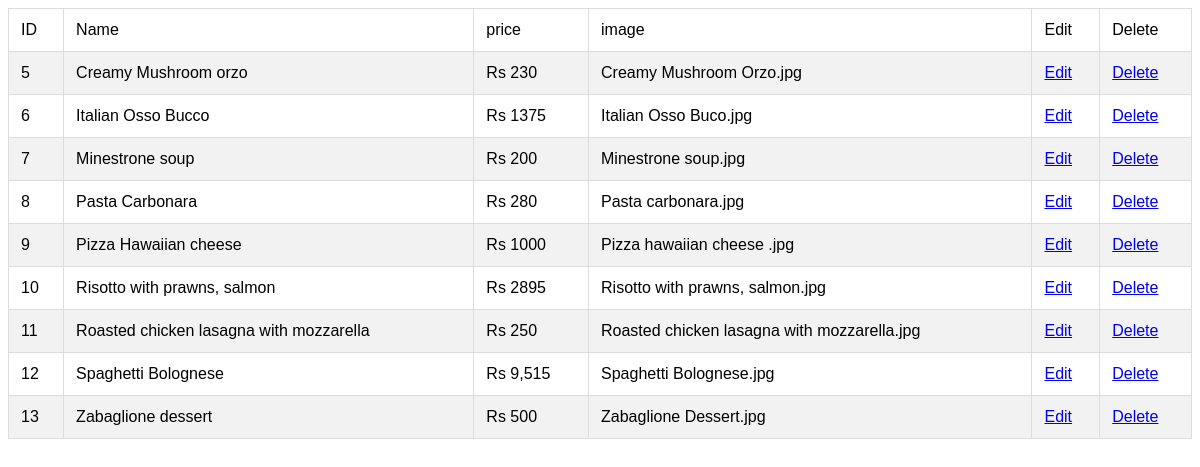
/edit_italian.php, run on the app's committed database.
### tables this page shows
CREATE TABLE `italian_food` (
  `id` int(20) NOT NULL,
  `name` varchar(50) NOT NULL,
  `price` varchar(50) NOT NULL,
  `image` varchar(200) NOT NULL
);

### edit_italian.php (the view, shortened to what this page needs)
 <!DOCTYPE html>
<html>
<head>
</head>
<body>
	<table border="1">
		<tr><td>ID</td><td>Name</td><td>price</td><td>image</td><td>Edit</td><td> Delete</td></tr>
<?php
include ("db_conection.php");
$slelect_query = "SELECT * FROM italian_food";
$result = $conn->query($slelect_query);
if ($result->num_rows > 0) {
  while($row = $result->fetch_assoc()) {
  	echo "<tr><td>".$row["id"]."</td><td>".$row["name"]."</td><td>".$row["price"]."
    </td><td>".$row["image"]."</td><td><a href='adit_italian.php?id=".$row["id"]."'>
    Edit</a></td><td><a href='del_italian.php?id=".$row["id"]. "'>Delete</a></td></tr>";
  }
} else {
  echo "0 results";
}
?>
</table>
</body>
</html>

### edit_italian.php (style rules this page uses)
table { width: 100%; border-collapse: collapse; font-family: Arial, sans-serif; }
table td { padding: 12px; border: 1px solid #ddd; }
table tbody tr:nth-child(even) { background-color: #f2f2f2; }

### data on the page
italian_food: id "5", name "Creamy Mushroom orzo", price "Rs 230", image "Creamy Mushroom Orzo.jpg"
italian_food: id "6", name "Italian Osso Bucco", price "Rs 1375", image "Italian Osso Buco.jpg"
italian_food: id "7", name "Minestrone soup", price "Rs 200", image "Minestrone soup.jpg"
italian_food: id "8", name "Pasta Carbonara", price "Rs 280", image "Pasta carbonara.jpg"
italian_food: id "9", name "Pizza Hawaiian cheese", price "Rs 1000", image "Pizza hawaiian cheese .jpg"
italian_food: id "10", name "Risotto with prawns, salmon", price "Rs 2895", image "Risotto with prawns, salmon.jpg"
italian_food: id "11", name "Roasted chicken lasagna with mozzarella", price "Rs 250", image "Roasted chicken lasagna with mozzarella.jpg"
italian_food: id "12", name "Spaghetti Bolognese", price "Rs 9,515", image "Spaghetti Bolognese.jpg"
italian_food: id "13", name "Zabaglione dessert", price "Rs 500", image "Zabaglione Dessert.jpg"
